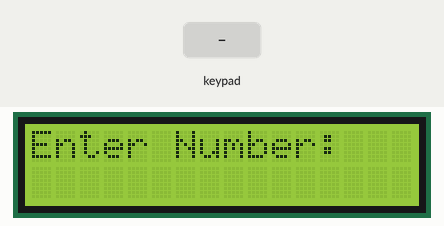
Bench run of a sketch on a simulated ESP32. On the bench: 16×2 character LCD. The test bench sets the inputs (shaded band). WiFi joins after 1.5 s; servers stay silent unless stated; uploads are accepted with an empty reply; what the sketch prints to the serial monitor is not drawn.

Above: at 5.3 s.
5.4 s: key '#' pressed
At 6.0 s:
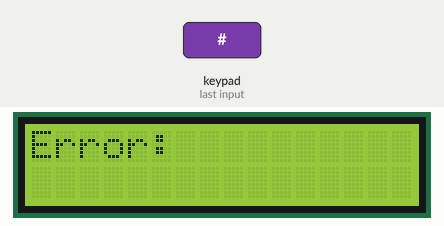
8.4 s: keypad keys 1 9 1 8 5 1 7 A pressed 0.4 s apart
At 12.1 s:
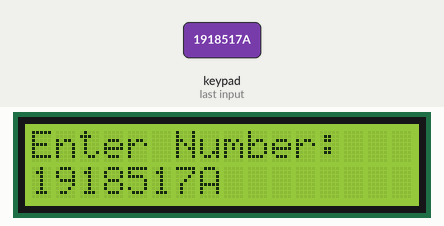
13.1 s: key 'A' pressed
At 14.3 s:
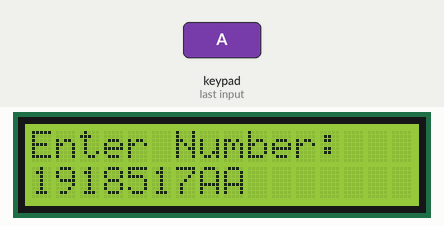
14.6 s: keypad keys 1 6 4 0 2 A pressed 0.4 s apart
At 17.6 s:
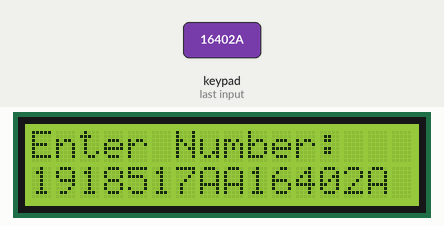
18.5 s: key 'B' pressed
At 18.9 s:
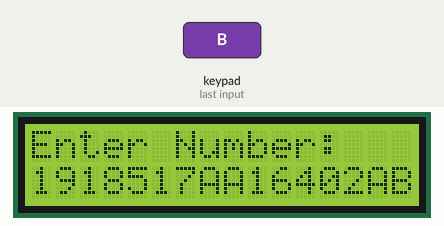
20.0 s: keypad keys 1 9 1 8 5 1 7 # pressed 0.4 s apart
At 22.95 s:
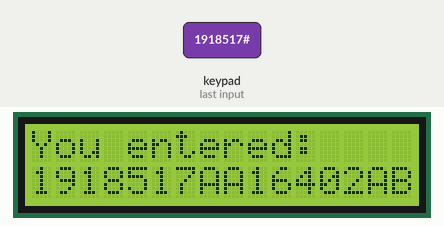
Timing chart, 0 to 24.4 s (numbered marks = the images above; inputs shaded):
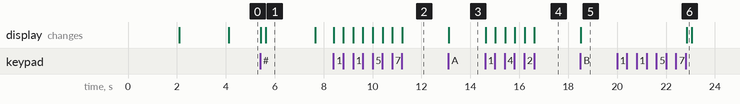

The sketch:

tictrack.ino
```cpp
#include <Keypad.h>
#include <Wire.h>
#include <LiquidCrystal_I2C.h>
#include <WiFi.h>
#include <HTTPClient.h>

// Initialize the LCD
LiquidCrystal_I2C lcd(0x27, 16, 2);  // Change the address 0x27 to match your LCD

// Define the Keypad
const byte ROWS = 4; // Four rows
const byte COLS = 4; // Four columns
char keys[ROWS][COLS] = {
  {'1', '2', '3', 'A'},
  {'4', '5', '6', 'B'},
  {'7', '8', '9', 'C'},
  {'*', '0', '#', 'D'}
};

byte rowPins[ROWS] = {19, 18, 5, 17}; // Connect to the row pinouts of the keypad
byte colPins[COLS] = {16, 4, 0, 2}; // Connect to the column pinouts of the keypad

Keypad keypad = Keypad(makeKeymap(keys), rowPins, colPins, ROWS, COLS);

String inputString = "";  // A string to hold incoming numbers

// Wi-Fi credentials
const char* ssid = "Ethan";
const char* password = "ethanlam";

// Server URL
const char* serverName = "https://tic-track-server.vercel.app/submit-pin";

void setup() {
  Serial.begin(115200);  // Ensure this matches the baud rate in the Serial Monitor

  // Initialize the LCD
  lcd.init();
  lcd.backlight();
  lcd.clear();
  lcd.setCursor(0, 0);
  lcd.print("Enter Number:");

  // Connect to Wi-Fi
  WiFi.begin(ssid, password);
  Serial.print("Connecting to Wi-Fi...");
  while (WiFi.status() != WL_CONNECTED) {
    delay(1000);
    Serial.print(".");
  }
  Serial.println(" Connected to Wi-Fi");
  lcd.setCursor(0, 1);
  lcd.print("WiFi Connected");
  delay(2000);  // Display the connection message for 2 seconds
  lcd.clear();
  lcd.setCursor(0, 0);
  lcd.print("Enter Number:");
}

void loop() {
  char key = keypad.getKey();

  if (key) {
    if (key == '#') { // Assuming '#' is the 'Enter' key
      Serial.println("You entered:");
      Serial.println(inputString);
      lcd.clear();
      lcd.setCursor(0, 0);
      lcd.print("You entered:");
      lcd.setCursor(0, 1);
      lcd.print(inputString);
      sendPinRequest(inputString);  // Send the PIN request
      inputString = "";  // Clear the input string
      delay(2000); // Display the result for 2 seconds
      lcd.clear();
      lcd.setCursor(0, 0); // Reset to input prompt
      lcd.print("Enter Number:");
      Serial.println("Enter Number:");
    } else if (key == '*') { // Assuming '*' is the 'Clear' key
      inputString = "";  // Clear the input string
      Serial.println("Enter Number:");
      lcd.clear();
      lcd.setCursor(0, 0);
      lcd.print("Enter Number:");
    } else {
      inputString += key;  // Append the key to the input string
      Serial.println(inputString);
      lcd.setCursor(0, 1);
      lcd.print(inputString);
    }
  }
}

void sendPinRequest(String pin) {
  if (WiFi.status() == WL_CONNECTED) {
    HTTPClient http;
    String url = String(serverName) + "?pin=" + pin;
    http.begin(url.c_str());
    http.addHeader("Content-Type", "application/x-www-form-urlencoded");

    int httpResponseCode = http.POST("");

    if (httpResponseCode > 0) {
      String response = http.getString();
      Serial.print("HTTP Response code: ");
      Serial.println(httpResponseCode);
      Serial.print("Response: ");
      Serial.println(response);
      lcd.clear();
      lcd.setCursor(0, 0);
      if (httpResponseCode == 201) {
        lcd.print("Success!");
        Serial.println("Success!");
      } else {
        lcd.print("Error: ");
        lcd.print(response);
        Serial.print("Error: ");
        Serial.println(response);
      }
    } else {
      Serial.print("Error on sending POST: ");
      Serial.println(httpResponseCode);
      lcd.clear();
      lcd.setCursor(0, 0);
      lcd.print("Failed!");
      Serial.println("Failed!");
    }

    http.end();
  } else {
    Serial.println("WiFi Disconnected");
    lcd.clear();
    lcd.setCursor(0, 0);
    lcd.print("WiFi Disconnected");
  }
}
```

Measured:
- after the input at 5.4 s, the display: first changes at once (image 1 shows a later state)
- after the input at 8.4 s, the display: first changes at once (image 2 shows a later state)
- after the input at 13.1 s, the display: changes at once (image 3)
- after the input at 14.6 s, the display: first changes at once (image 4 shows a later state)
- after the input at 18.5 s, the display: changes at once (image 5)
- after the input at 20.0 s, the display: changes after 2.8 s (image 6)
- what the display in image 1 shows lasts 2.0 s, from 5.6 s to 7.6 s
